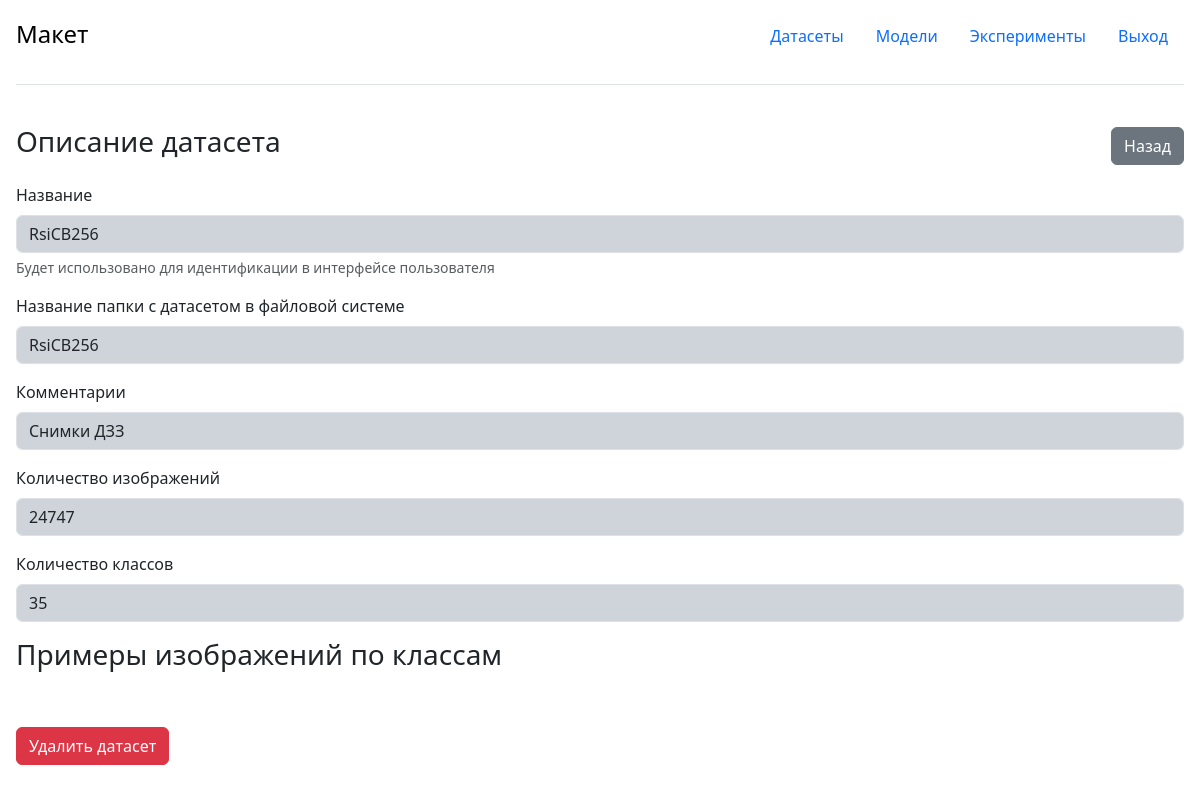
Page /datasets/detail/10 on the committed database.
### portal/entity/dataset/orm.py (models this page shows, shortened)
class Dataset(models.Model):
    shortName = models.CharField(max_length=50, verbose_name='Короткое название', unique=True, null=False, blank=False)
    dir_name = models.CharField(max_length=250, verbose_name='Относительный путь', unique=True, null=False, blank=False)
    class_nums = models.IntegerField(verbose_name="Количество классов", unique=False, null=False, blank=False)
    size = models.IntegerField(verbose_name="Количество образцов", unique=False, null=False, blank=False)
    comments = models.TextField(verbose_name="Описание")
    class Meta:
        verbose_name_plural = '01 Датасеты'
        verbose_name = 'Датасет'
        ordering = ['-shortName']

### portal/entity/dataset/views.py (the view)
# urls.py: path('detail/<int:id>', dataset_detail, name='dataset_detail'),
def dataset_detail(request, id):
    dataset = Dataset.objects.filter(pk=id).first()
    dir_path = get_datasets_path(dataset.dir_name)
    demo_set = []
    if os.path.isdir(dir_path):
        for class_name in os.listdir(dir_path)[:100]:
            path = os.path.join(dir_path, class_name)
            if os.path.isdir(path):
                files = os.listdir(path)
                demo_set.append([class_name, files[:10]])
    context = {
        'pk': dataset.pk,
        'shortName': dataset.shortName,
        'dir_name': dataset.dir_name,
        "comments": dataset.comments,
        'size': dataset.size,
        'class_nums': dataset.class_nums,
        'demo_set': demo_set
    }
    return render(request, 'portal/pages/dataset/detail.html', context)

### chain/disk_util.py (called while the page is built)
def get_datasets_path(dataset_name):
    dir_path = DATA + "/Classification/Datasets/" + dataset_name
    return dir_path

### portal/templates/portal/pages/dataset/detail.html (shortened to what this page needs)
{% extends 'portal/mainLayaut.html' %}
{% load static %}
{% block content %}
    <main class="">
        <div class="d-flex justify-content-between align-items-center pb-3">
            <h3>Описание датасета</h3>
            <input type="button" class="btn btn-secondary" value="Назад" onclick="goBack()">
        </div>
        <form action="{% url 'dataset_add' %}" method="post" class="form">
            <div class="mb-3">
                <label class="form-label">Название</label>
                <input value="{{ shortName }}" type="text" class="form-control bg-dark-subtle" name="shortName"
                       readonly>
                <div class="form-text">Будет использовано для идентификации в интерфейсе пользователя</div>
            </div>
            <div class="mb-3">
                <label class="form-label">Название папки с датасетом в файловой системе</label>
                <input value="{{ dir_name }}" type="text" class="form-control bg-dark-subtle" name="dirName"
                       readonly>
            </div>
            <div class="mb-3">
                <label class="form-label">Комментарии</label>
                <input value="{{ comments }}" type="text" class="form-control bg-dark-subtle" name="comments"
                       readonly>
            </div>
            <div class="mb-3">
                <label class="form-label">Количество изображений</label>
                <input value="{{ size }}" type="text" class="form-control bg-dark-subtle" name="size"
                       readonly>
            </div>
            <div class="mb-3">
                <label class="form-label">Количество классов</label>
                <input value="{{ class_nums }}" type="text" class="form-control bg-dark-subtle" name="classNums"
                       readonly>
            </div>
        </form>
        <h3>Примеры изображений по классам</h3>
    </main>
    <br/>
    <br/>
    <a href="{% url 'dataset_del' pk %}" class="btn btn-danger" role="button" aria-disabled="true">Удалить датасет</a>
{% endblock content %}

### portal/static/portal/index.css (style rules this page uses)
body { font-family: open-sans, sans-serif; margin: 0; }

### rows in the picture
Dataset: shortName "RsiCB256", dirName "RsiCB256", comments "Снимки ДЗЗ"
